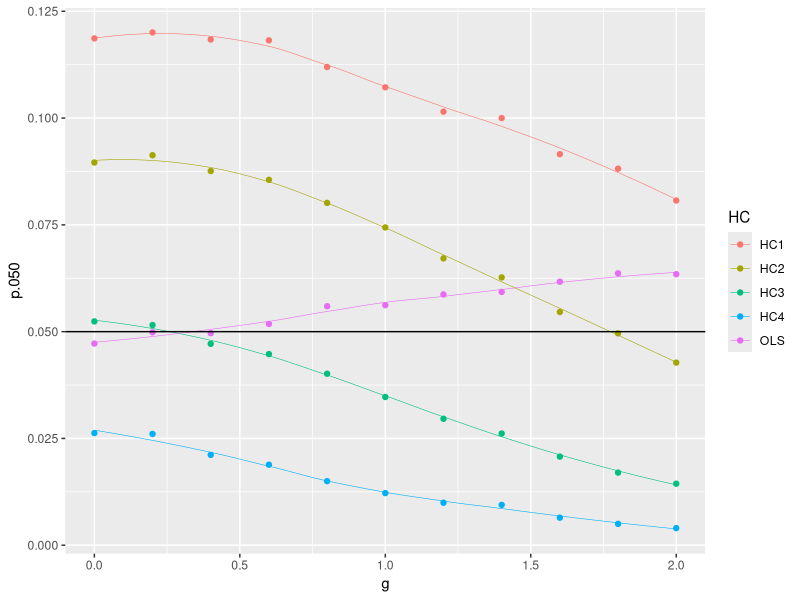
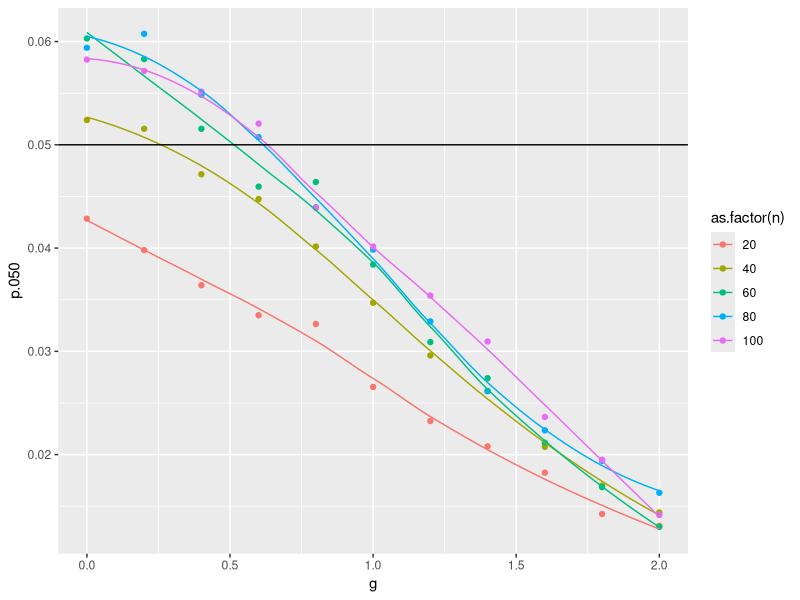
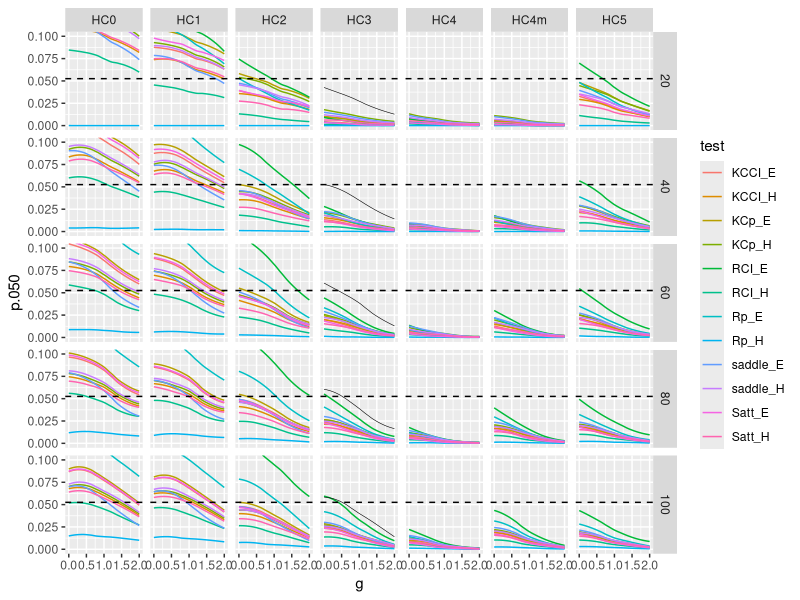
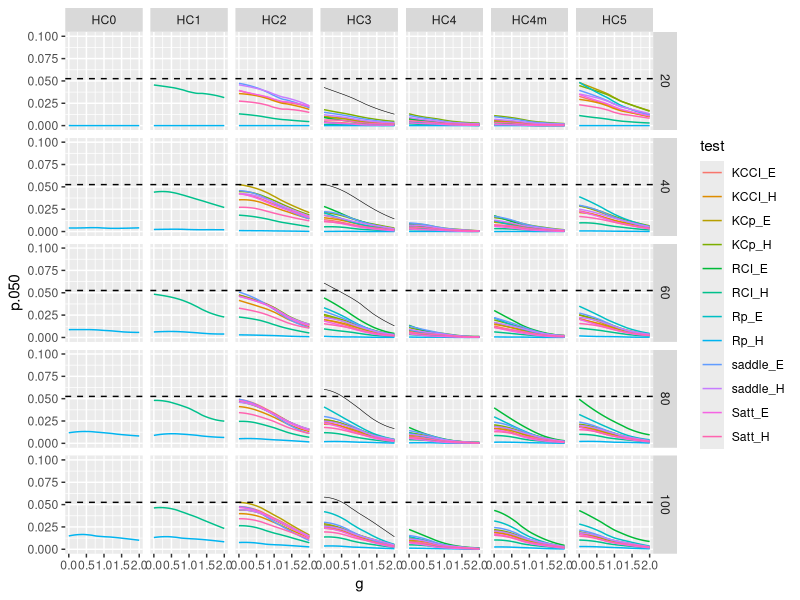
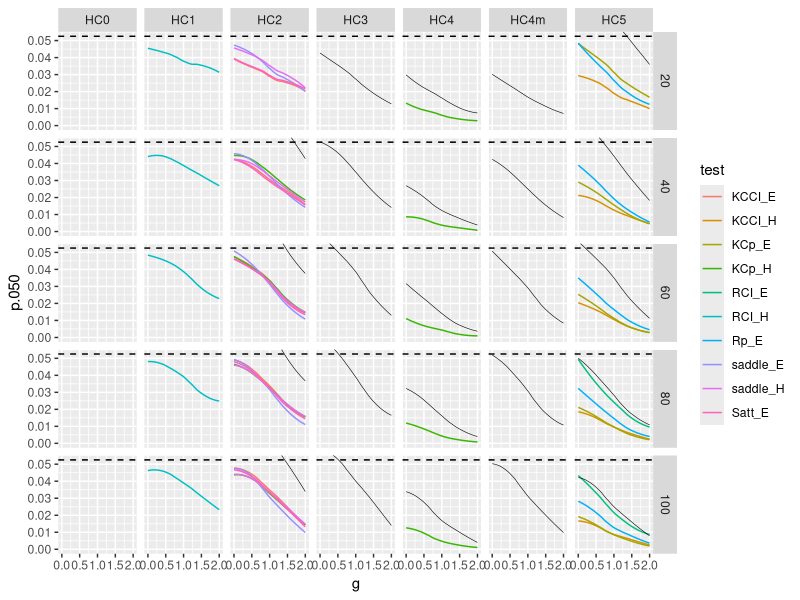
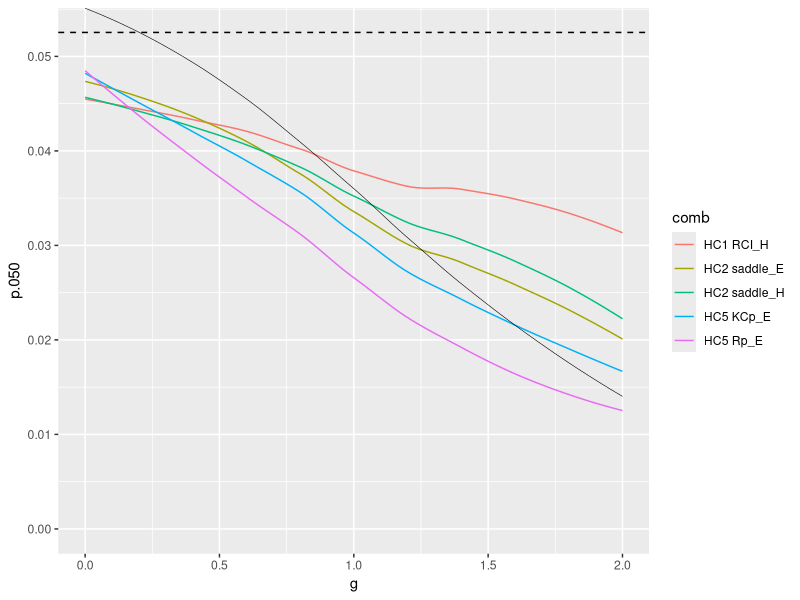
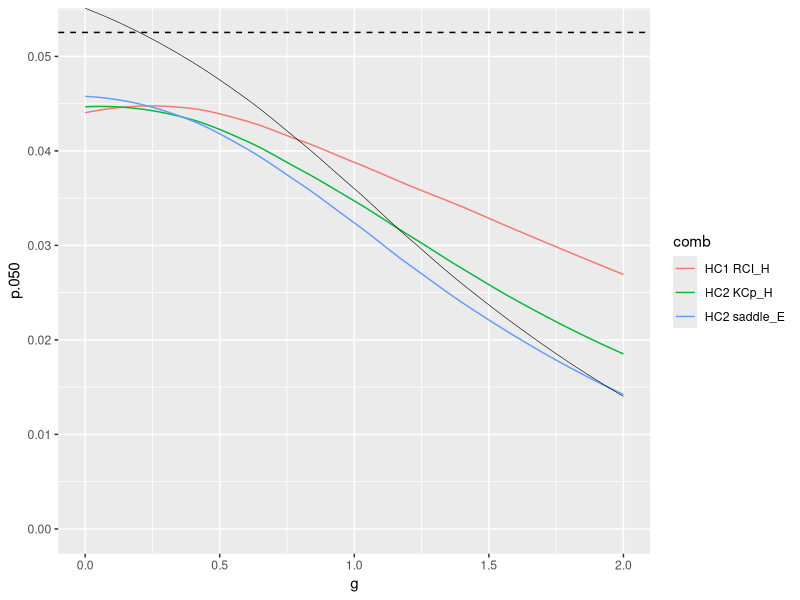
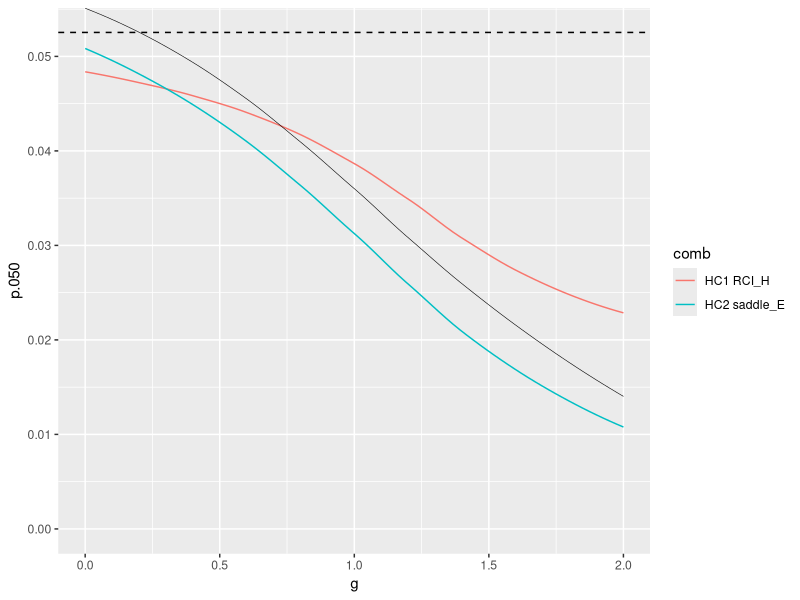

Generate these figures, in order, with R:
rm(list = ls())

library(dplyr)
library(ggplot2)

df <- read.csv("Results/MacKinnon/20161016.csv")

df <- filter(df, !(HC == "OLS" & test %in% levels(df$test)[-5]))

MCSE <- function(a, k = 20000) sqrt((a * (1-a))/k) * qnorm(.95)

#-------------------------------
# MacKinnon Plots
#-------------------------------

filter(df, n == 40, test == "naive", criterion == "size", coef == "x4", HC %in% c("HC1", "HC2", "HC3", "HC4", "OLS")) %>%
  ggplot(aes(x = g,
             y = p.050,
             color = HC)) +
  geom_point() + 
  geom_smooth(method = "loess", size = .2, se = F) +
  geom_hline(yintercept = .05)


filter(df, test == "naive", criterion == "size", coef == "x4", HC == "HC3") %>%
  ggplot(aes(x = g,
             y = p.050,
             color = as.factor(n))) +
  geom_point() + 
  geom_smooth(method = "loess", size = .5, se = F) +
  geom_hline(yintercept = .05)


#-------------------------------
# g by .050, HC ~ n, color = test
#-------------------------------

pv <- .050
filter(df, HC != "OLS", test != "naive") %>%
  ggplot(aes(x = g,
             y = p.050,
             color = test)) +
  #geom_point() + 
  geom_smooth(method = "loess", size = .5, se = F) +
  geom_hline(yintercept = pv + MCSE(pv),
             linetype = "dashed") +
  # geom_hline(yintercept = pv) +
  facet_grid(n ~ HC) +
#   geom_smooth(data = filter(df, HC == "OLS") %>% select(-HC),
#               color = "black",
#               linetype = "dashed",
#               size = .2, 
#               se = F) +
  geom_smooth(data = filter(df, HC == "HC3" & test == "naive"),
              color = "black",
              size = .2, 
              se = F) -> fig1

fig1 + coord_cartesian(ylim = c(0, 2*pv))


#-------------------------------
# remove all lines crossing or above p + MCSE
#-------------------------------
filter(df, HC != "OLS", test != "naive") %>%
  group_by(HC, test, n) %>%
  mutate(excl = prod(p.050 < pv + MCSE(pv))) %>%
  filter(excl == 1) %>%
  ggplot(aes(x = g,
             y = p.050,
             color = test)) +
  geom_smooth(method = "loess", size = .5, se = F) +
  geom_hline(yintercept = pv + MCSE(pv),
             linetype = "dashed") +
  facet_grid(n ~ HC) +
  geom_smooth(data = filter(df, HC == "HC3" & test == "naive"),
              color = "black",
              size = .2, 
              se = F) -> fig1

fig1 + coord_cartesian(ylim = c(0, 2*pv))

#-------------------------------
# Select top combinations
#-------------------------------

incl <- c("HC1 RCI_H", "HC2 saddle_E", "HC2 saddle_H", "HC2 KCp_H", "HC2 KCCI_E", "HC2 Satt_E",
          "HC4 KCp_H", "HC5 KCCI_H",
          "HC5 KCp_E", "HC5 RCI_E", "HC5 Rp_E")

filter(df, HC != "OLS", test != "naive") %>%
  mutate(comb = paste(HC, test)) %>%
  group_by(HC, test, n) %>%
  mutate(excl = prod(p.050 < pv + MCSE(pv))) %>%
  filter(excl == 1, (comb %in% incl)) %>%
  ggplot(aes(x = g,
             y = p.050,
             color = test)) +
  geom_smooth(method = "loess", size = .5, se = F) +
  geom_hline(yintercept = pv + MCSE(pv),
             linetype = "dashed") +
  facet_grid(n ~ HC) +
  geom_smooth(data = filter(df, HC != "OLS" & test == "naive"),
              color = "black",
              size = .2, 
              se = F) -> fig1

fig1 + coord_cartesian(ylim = c(0, pv + MCSE(pv)))

#-------------------------------
# n = 20
#-------------------------------
pv <- .050

incl <- c("HC1 RCI_H", "HC2 saddle_E", "HC2 saddle_H", "HC2 KCp_H",
          "HC5 KCp_E", "HC5 RCI_E", "HC5 Rp_E")

filter(df, HC != "OLS", test != "naive", n == 20) %>%
  mutate(comb = paste(HC, test)) %>%
  group_by(HC, test, n) %>%
  mutate(excl = prod(p.050 < pv + MCSE(pv))) %>%
  filter(excl == 1, (comb %in% incl)) %>%
  ggplot(aes(x = g,
             y = p.050,
             color = comb)) +
  geom_smooth(method = "loess", size = .5, se = F) +
  geom_hline(yintercept = pv + MCSE(pv),
             linetype = "dashed") +
  geom_smooth(data = filter(df, HC == "HC3" & test == "naive"),
              color = "black",
              size = .2, 
              se = F) -> fig1

fig1 + coord_cartesian(ylim = c(0, pv + MCSE(pv)))


#-------------------------------
# n = 40
#-------------------------------
incl <- c("HC1 RCI_H", "HC2 saddle_E", "HC2 KCp_H")

filter(df, HC != "OLS", test != "naive", n == 40) %>%
  mutate(comb = paste(HC, test)) %>%
  group_by(HC, test, n) %>%
  mutate(excl = prod(p.050 < pv + MCSE(pv))) %>%
  filter(excl == 1, (comb %in% incl)) %>%
  ggplot(aes(x = g,
             y = p.050,
             color = comb)) +
  geom_smooth(method = "loess", size = .5, se = F) +
  geom_hline(yintercept = pv + MCSE(pv),
             linetype = "dashed") +
  geom_smooth(data = filter(df, HC == "HC3" & test == "naive"),
              color = "black",
              size = .2, 
              se = F) -> fig1

fig1 + coord_cartesian(ylim = c(0, pv + MCSE(pv)))


#-------------------------------
# n = 60
#-------------------------------
incl <- c("HC1 RCI_H", "HC2 saddle_E")


filter(df, HC != "OLS", test != "naive", n == 60) %>%
  mutate(comb = paste(HC, test)) %>%
  group_by(HC, test, n) %>%
  mutate(excl = prod(p.050 < pv + MCSE(pv))) %>%
  filter(excl == 1, (comb %in% incl)) %>%
  ggplot(aes(x = g,
             y = p.050,
             color = comb)) +
  geom_smooth(method = "loess", size = .5, se = F) +
  geom_hline(yintercept = pv + MCSE(pv),
             linetype = "dashed") +
  geom_smooth(data = filter(df, HC == "HC3" & test == "naive"),
              color = "black",
              size = .2, 
              se = F) -> fig1

fig1 + coord_cartesian(ylim = c(0, pv + MCSE(pv)))

#-------------------------------
# n = 80
#-------------------------------
incl <- c("HC1 RCI_H", "HC2 saddle_E", "HC2 KCCI_E")


filter(df, HC != "OLS", test != "naive", n == 80) %>%
  mutate(comb = paste(HC, test)) %>%
  group_by(HC, test, n) %>%
  mutate(excl = prod(p.050 < pv + MCSE(pv))) %>%
  filter(excl == 1, (comb %in% incl)) %>%
  ggplot(aes(x = g,
             y = p.050,
             color = comb)) +
  geom_smooth(method = "loess", size = .5, se = F) +
  geom_hline(yintercept = pv + MCSE(pv),
             linetype = "dashed") +
  geom_smooth(data = filter(df, HC == "HC3" & test == "naive"),
              color = "black",
              size = .2, 
              se = F) -> fig1

fig1 + coord_cartesian(ylim = c(0, pv + MCSE(pv)))

#-------------------------------
# n = 100
#-------------------------------
incl <- c("HC1 RCI_H", "HC2 KCCI_E")


filter(df, HC != "OLS", test != "naive", n == 100) %>%
  mutate(comb = paste(HC, test)) %>%
  group_by(HC, test, n) %>%
  mutate(excl = prod(p.050 < pv + MCSE(pv))) %>%
  filter(excl == 1, (comb %in% incl)) %>%
  ggplot(aes(x = g,
             y = p.050,
             color = comb)) +
  geom_smooth(method = "loess", size = .5, se = F) +
  geom_hline(yintercept = pv + MCSE(pv),
             linetype = "dashed") +
  geom_smooth(data = filter(df, HC == "HC3" & test == "naive"),
              color = "black",
              size = .2, 
              se = F) -> fig1

fig1 + coord_cartesian(ylim = c(0, pv + MCSE(pv)))

#-------------------------------
# g by .005, HC ~ n, color = test
#-------------------------------

pv <- .005
filter(df, HC != "OLS", test != "naive") %>%
  ggplot(aes(x = g,
             y = p.005,
             color = test)) +
  #geom_point() + 
  geom_smooth(method = "loess", size = .5, se = F) +
  geom_hline(yintercept = pv + MCSE(pv),
             linetype = "dashed") +
  # geom_hline(yintercept = pv) +
  facet_grid(n ~ HC) +
  #   geom_smooth(data = filter(df, HC == "OLS") %>% select(-HC),
  #               color = "black",
  #               linetype = "dashed",
  #               size = .2, 
  #               se = F) +
  geom_smooth(data = filter(df, HC == "HC3" & test == "naive"),
              color = "black",
              size = .2, 
              se = F) -> fig1

fig1 + coord_cartesian(ylim = c(0, 2*pv))


#-------------------------------
# remove all lines crossing or above p + MCSE
#-------------------------------
filter(df, HC != "OLS", test != "naive") %>%
  group_by(HC, test, n) %>%
  mutate(excl = prod(p.005 < pv + MCSE(pv))) %>%
  filter(excl == 1) %>%
  ggplot(aes(x = g,
             y = p.005,
             color = test)) +
  geom_smooth(method = "loess", size = 1, se = F) +
  geom_hline(yintercept = pv + MCSE(pv),
             linetype = "dashed") +
  facet_grid(n ~ HC) +
  geom_smooth(data = filter(df, HC == "HC3" & test == "naive"),
              color = "black",
              size = .2, 
              se = F) -> fig1

fig1 + coord_cartesian(ylim = c(0, 2*pv))

#-------------------------------
# Select top combinations
#-------------------------------

incl <- c("HC0 RCI_H", "HC0 Satt_H",
          "HC1 RCI_H", "HC1 Satt_H",
          "HC2 saddle_H", "HC2 saddle_E", "HC2 KCCI_E", "HC2 Satt_E",
          "HC3 KCp_H", "HC3 KCp_E",
          "HC4 KCp_H", "HC4 RCI_E", "HC4 Rp_E",
          "HC4m KCp_H", "HC4m Rp_E",
          "HC5 saddle_E", "HC5 KCp_E", "HC5 KCp_H")

filter(df, HC != "OLS", test != "naive") %>%
  mutate(comb = paste(HC, test)) %>%
  group_by(HC, test, n) %>%
  mutate(excl = prod(p.005 < pv + MCSE(pv))) %>%
  filter(excl == 1, (comb %in% incl)) %>%
  ggplot(aes(x = g,
             y = p.005,
             color = test)) +
  geom_smooth(method = "loess", size = 1, se = F) +
  geom_hline(yintercept = pv + MCSE(pv),
             linetype = "dashed") +
  facet_grid(n ~ HC) +
  geom_smooth(data = filter(df, HC != "OLS" & test == "naive"),
              color = "black",
              size = .2, 
              se = F) -> fig1

fig1 + coord_cartesian(ylim = c(0, pv + MCSE(pv)))

#-------------------------------
# n = 20
#-------------------------------
pv <- .005

incl <- c("HC2 saddle_H", "HC2 saddle_E")

filter(df, HC != "OLS", test != "naive", n == 20) %>%
  mutate(comb = paste(HC, test)) %>%
  group_by(HC, test, n) %>%
  mutate(excl = prod(p.005 < pv + MCSE(pv))) %>%
  filter(excl == 1, (comb %in% incl)) %>%
  ggplot(aes(x = g,
             y = p.005,
             color = comb)) +
  geom_smooth(method = "loess", size = .5, se = F) +
  geom_hline(yintercept = pv + MCSE(pv),
             linetype = "dashed") +
  geom_smooth(data = filter(df, HC == "HC3" & test == "naive"),
              color = "black",
              size = .2, 
              se = F) -> fig1

fig1 + coord_cartesian(ylim = c(0, pv + MCSE(pv)))


#-------------------------------
# n = 40
#-------------------------------
incl <- c("HC1 RCI_H", "HC5 KCp_H")

filter(df, HC != "OLS", test != "naive", n == 40) %>%
  mutate(comb = paste(HC, test)) %>%
  group_by(HC, test, n) %>%
  mutate(excl = prod(p.005 < pv + MCSE(pv))) %>%
  filter(excl == 1, (comb %in% incl)) %>%
  ggplot(aes(x = g,
             y = p.005,
             color = comb)) +
  geom_smooth(method = "loess", size = .5, se = F) +
  geom_hline(yintercept = pv + MCSE(pv),
             linetype = "dashed") +
  geom_smooth(data = filter(df, HC == "HC3" & test == "naive"),
              color = "black",
              size = .2, 
              se = F) -> fig1

fig1 + coord_cartesian(ylim = c(0, pv + MCSE(pv)))


#-------------------------------
# n = 60
#-------------------------------
incl <- c("HC1 Satt_H")


filter(df, HC != "OLS", test != "naive", n == 60) %>%
  mutate(comb = paste(HC, test)) %>%
  group_by(HC, test, n) %>%
  mutate(excl = prod(p.005 < pv + MCSE(pv))) %>%
  filter(excl == 1, (comb %in% incl)) %>%
  ggplot(aes(x = g,
             y = p.005,
             color = comb)) +
  geom_smooth(method = "loess", size = .5, se = F) +
  geom_hline(yintercept = pv + MCSE(pv),
             linetype = "dashed") +
  geom_smooth(data = filter(df, HC == "HC3" & test == "naive"),
              color = "black",
              size = .2, 
              se = F) -> fig1

fig1 + coord_cartesian(ylim = c(0, pv + MCSE(pv)))

#-------------------------------
# n = 80
#-------------------------------
incl <- c("HC0 RCI_H", "HC1 Satt_H")


filter(df, HC != "OLS", test != "naive", n == 80) %>%
  mutate(comb = paste(HC, test)) %>%
  group_by(HC, test, n) %>%
  mutate(excl = prod(p.005 < pv + MCSE(pv))) %>%
  filter(excl == 1, (comb %in% incl)) %>%
  ggplot(aes(x = g,
             y = p.005,
             color = comb)) +
  geom_smooth(method = "loess", size = .5, se = F) +
  geom_hline(yintercept = pv + MCSE(pv),
             linetype = "dashed") +
  geom_smooth(data = filter(df, HC == "HC3" & test == "naive"),
              color = "black",
              size = .2, 
              se = F) -> fig1

fig1 + coord_cartesian(ylim = c(0, pv + MCSE(pv)))

#-------------------------------
# n = 100
#-------------------------------
incl <- c("HC0 RCI_H", "HC0 Satt_H", "HC1 Satt_H", "HC2 KCCI_E", "HC2 Satt_E")


filter(df, HC != "OLS", test != "naive", n == 100) %>%
  mutate(comb = paste(HC, test)) %>%
  group_by(HC, test, n) %>%
  mutate(excl = prod(p.005 < pv + MCSE(pv))) %>%
  filter(excl == 1, (comb %in% incl)) %>%
  ggplot(aes(x = g,
             y = p.005,
             color = comb)) +
  geom_smooth(method = "loess", size = .5, se = F) +
  geom_hline(yintercept = pv + MCSE(pv),
             linetype = "dashed") +
  geom_smooth(data = filter(df, HC == "HC3" & test == "naive"),
              color = "black",
              size = .2, 
              se = F) -> fig1

fig1 + coord_cartesian(ylim = c(0, pv + MCSE(pv)))